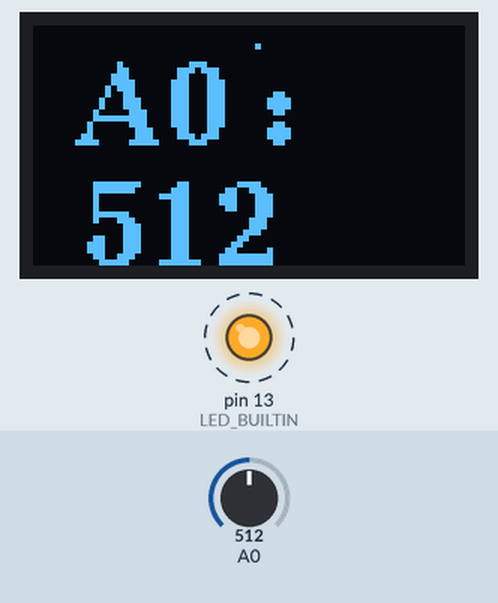
A sketch run on a simulated Arduino Uno, built with avr-gcc and run on an emulated ATmega328P. Parts: 72×40 one-colour display, output pins drawn as LEDs (lit = HIGH). Dashed ring = blinking. Inputs (shaded band) come from the test bench; at power-on: A0 = 512. Random numbers use the default seed unless the sketch sets one; what the sketch prints to the serial monitor is not drawn.

Above: at 1.2 s.
1.3 s: A0 set to 716
At 1.84 s:
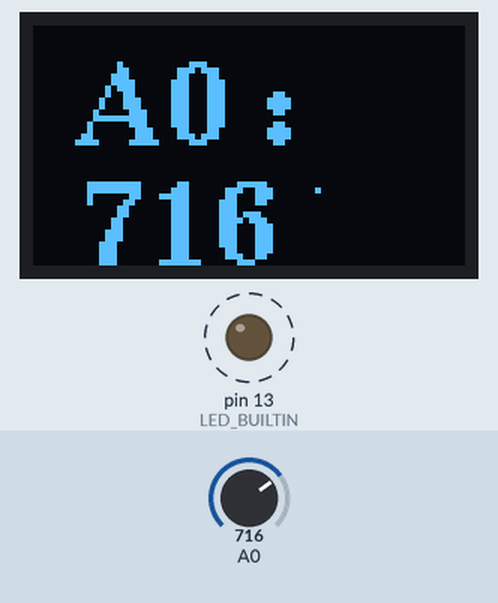
4.3 s: A0 set to 900
At 4.91 s:
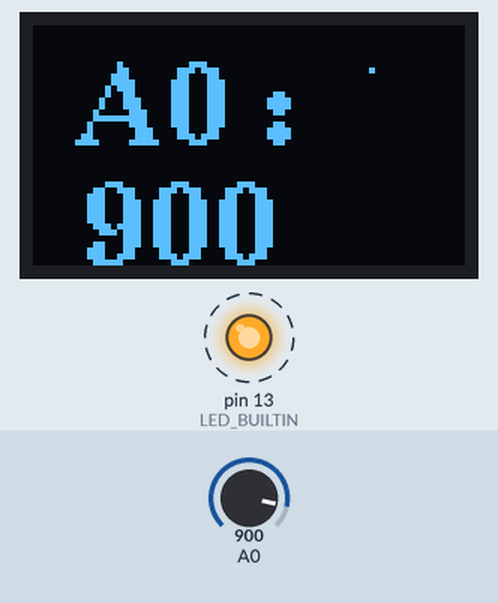
6.0 s: A0 set to 1023
At 6.34 s:
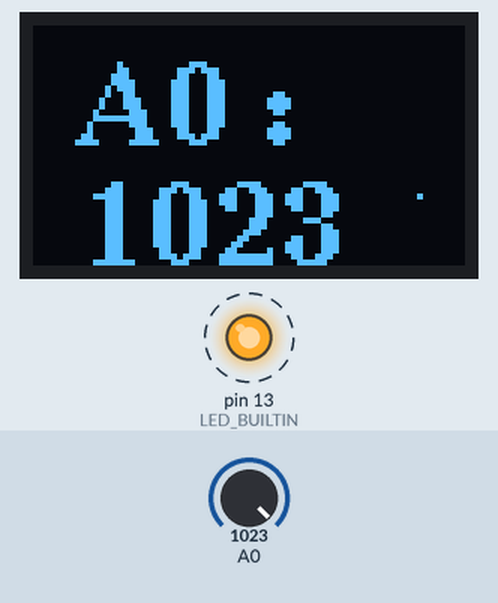
Timing chart, 0 to 13.7 s (numbered marks = the images above; inputs shaded):
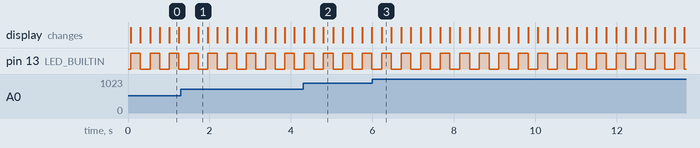

Measured:
- by itself, pin 13 (LED_BUILTIN): alternates HIGH for 0.24 s and LOW for 0.24 s

The sketch:

xiaoML-easy-serial-blink-oled-digital-read.ino
```cpp
// static blick, serial print, OLED
// Much easier than proper way to do it with timers.

#include <U8g2lib.h>
#include <Wire.h>

// Initialize the OLED display
//U8G2_SSD1306_72X40_ER_1_HW_I2C u8g2(U8G2_R2, U8X8_PIN_NONE);  // efficient buffer
// u8g2.firstPage(); do { } while (u8g2.nextPage());

U8G2_SSD1306_72X40_ER_F_HW_I2C u8g2(U8G2_R2, U8X8_PIN_NONE); // full buffer
// u8g2.sendBuffer(); // Transfer the internal memory to the display

int myA0;
bool myLedOff = true;

void setup() {
  Serial.begin(115200);
  if (!Serial) {delay(5000);}  // to give 5 seconds to plugin serial but not demand it.
  pinMode(LED_BUILTIN, OUTPUT);
  pinMode(A0, INPUT);
  u8g2.begin();
}

void loop() {
  myA0 = analogRead(A0);
  u8g2.clearDisplay();

  // u8g2.setFont(u8g2_font_ncenB08_tr);
  u8g2.setFont(u8g2_font_ncenB14_tr);
  u8g2.setCursor(8, 20);
  u8g2.print("A0 :");
  u8g2.setCursor(8, 40);
  u8g2.print(String(myA0));
  u8g2.drawPixel(random(72), random(40));     // random pixel

  u8g2.sendBuffer();

  Serial.println("A0: " + String(myA0)+", on core " + String(xPortGetCoreID()) );

  if (myLedOff) {  //flip LED on/off
    digitalWrite(LED_BUILTIN, HIGH); // actually many boards have the LED on by grounding it to LOW
    myLedOff = false;
  } else {
      digitalWrite(LED_BUILTIN, LOW);
      myLedOff = true;
  }

  delay(200);  // slowness of everything 1000 = 1s delay

}
```
